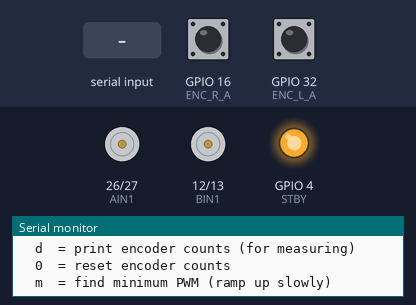
The sketch below on a simulated ESP32. Parts: motor-driver pin pairs drawn as motors (green arrow = first pin HIGH = forward, orange = second pin HIGH = backward, longer = more drive, scaled by the enable pin, stopped while the standby pin is LOW), output pins drawn as LEDs (lit = HIGH), the last lines printed to the serial monitor. The test bench sets the inputs (shaded band); at power-on: GPIO 16 (ENC_R_A) HIGH, GPIO 32 (ENC_L_A) HIGH.

Above: at 1.7 s.
1.8 s: "m" received over Serial
At 5.95 s:
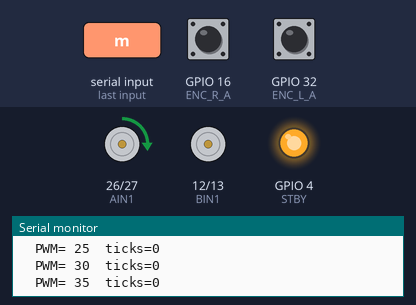
7.8 s: "f" received over Serial
At 9.95 s:
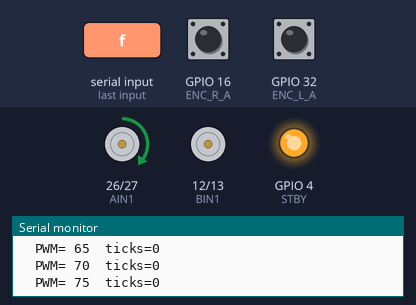
10.8 s: "l" received over Serial
13.8 s: "r" received over Serial
At 19.6 s:
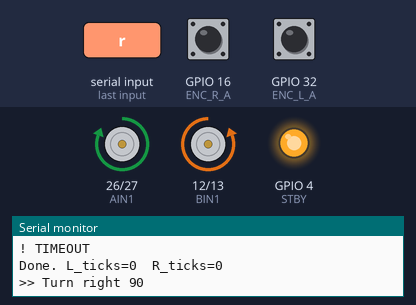
Timing chart, 0 to 22.8 s (numbered marks = the images above; inputs shaded):
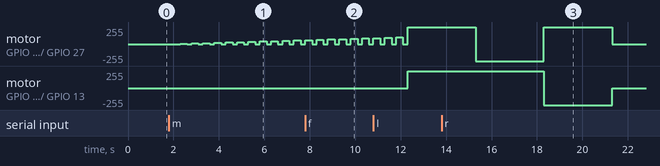

The sketch:

pid_motor_control.ino
```cpp
/*
 * ================================================================
 *  MOTOR TEST SKETCH — Standalone for calibrating & testing motors
 * ================================================================
 *  Upload this INSTEAD of floodfill.ino when you want to:
 *    1. Verify motors spin the correct direction
 *    2. Measure TICKS_PER_CELL (drive straight, read Serial)
 *    3. Measure TICKS_PER_90_DEG (spin in place, read Serial)
 *    4. Tune PID constants (Kp, Ki, Kd)
 *    5. Find MOTOR_MIN_PWM (smallest PWM that moves the wheel)
 *
 *  !! Do NOT upload this together with floodfill.ino — they each
 *     have their own setup()/loop(). Use one at a time. !!
 * ================================================================
 */

#include <Arduino.h>

// --- TB6612FNG Motor Driver Pins (match your wiring) ---
const int PWMA = 25;
const int AIN1 = 26;
const int AIN2 = 27;
const int PWMB = 14;
const int BIN1 = 12;
const int BIN2 = 13;
const int STBY = 4;   // *** ADJUST to your wiring ***

// --- Encoder Pins (Quadrature A+B) ---
const int ENC_L_A = 32;
const int ENC_L_B = 33;
const int ENC_R_A = 16;
const int ENC_R_B = 17;

// --- LEDC PWM Config ---
const int PWM_FREQ       = 20000;
const int PWM_RESOLUTION = 8;
// (ESP32 Core 3.x: ledcAttach takes pin directly, no channel needed)

// --- Encoder Counters ---
volatile long countLeft  = 0;
volatile long countRight = 0;

// --- PID Constants (TUNE THESE!) ---
float Kp = 2.0;
float Ki = 0.02;
float Kd = 0.8;

// --- Calibration targets (fill in after measuring) ---
const long TICKS_PER_CELL   = 360;  // Example — measure yours
const long TICKS_PER_90_DEG = 190;  // Example — measure yours
const int  MOTOR_MIN_PWM    = 45;   // Minimum PWM that moves wheels

// --- Safety timeout (ms) ---
const unsigned long MOVE_TIMEOUT_MS = 3000;

// ================================================================
//  ISRs — Quadrature direction detection
// ================================================================
void IRAM_ATTR isrLeft()  { countLeft  += digitalRead(ENC_L_B) ? -1 : 1; }
void IRAM_ATTR isrRight() { countRight += digitalRead(ENC_R_B) ? -1 : 1; }

// ================================================================
//  SETUP
// ================================================================
void setup() {
    Serial.begin(115200);
    delay(500);
    Serial.println("=== Motor Test Sketch ===");

    // Motor driver
    pinMode(AIN1, OUTPUT); pinMode(AIN2, OUTPUT);
    pinMode(BIN1, OUTPUT); pinMode(BIN2, OUTPUT);
    pinMode(STBY, OUTPUT);
    digitalWrite(STBY, HIGH); // Enable TB6612FNG

    // LEDC PWM (Core 3.x API)
    ledcAttach(PWMA, PWM_FREQ, PWM_RESOLUTION);
    ledcAttach(PWMB, PWM_FREQ, PWM_RESOLUTION);

    // Encoders
    pinMode(ENC_L_A, INPUT_PULLUP);
    pinMode(ENC_L_B, INPUT_PULLUP);
    pinMode(ENC_R_A, INPUT_PULLUP);
    pinMode(ENC_R_B, INPUT_PULLUP);
    attachInterrupt(digitalPinToInterrupt(ENC_L_A), isrLeft,  RISING);
    attachInterrupt(digitalPinToInterrupt(ENC_R_A), isrRight, RISING);

    Serial.println("Type a command in Serial Monitor:");
    Serial.println("  f  = drive forward one cell");
    Serial.println("  l  = turn left 90");
    Serial.println("  r  = turn right 90");
    Serial.println("  d  = print encoder counts (for measuring)");
    Serial.println("  0  = reset encoder counts");
    Serial.println("  m  = find minimum PWM (ramp up slowly)");
}

// ================================================================
//  MOTOR HELPERS
// ================================================================
void setMotorLeft(int speed) {
    if (speed > 0) {
        digitalWrite(AIN1, HIGH); digitalWrite(AIN2, LOW);
    } else if (speed < 0) {
        digitalWrite(AIN1, LOW);  digitalWrite(AIN2, HIGH);
        speed = -speed;
    } else {
        digitalWrite(AIN1, LOW);  digitalWrite(AIN2, LOW);
    }
    if (speed > 0 && speed < MOTOR_MIN_PWM) speed = MOTOR_MIN_PWM;
    speed = constrain(speed, 0, 255);
    ledcWrite(PWMA, speed);
}

void setMotorRight(int speed) {
    if (speed > 0) {
        digitalWrite(BIN1, HIGH); digitalWrite(BIN2, LOW);
    } else if (speed < 0) {
        digitalWrite(BIN1, LOW);  digitalWrite(BIN2, HIGH);
        speed = -speed;
    } else {
        digitalWrite(BIN1, LOW);  digitalWrite(BIN2, LOW);
    }
    if (speed > 0 && speed < MOTOR_MIN_PWM) speed = MOTOR_MIN_PWM;
    speed = constrain(speed, 0, 255);
    ledcWrite(PWMB, speed);
}

void stopMotors() {
    setMotorLeft(0);
    setMotorRight(0);
}

// ================================================================
//  PID MOVEMENT
// ================================================================
void moveWithPID(long targetL, long targetR) {
    countLeft = 0;
    countRight = 0;

    long errL = 0, errR = 0;
    long lastErrL = 0, lastErrR = 0;
    long intL = 0, intR = 0;
    unsigned long t0 = millis();

    while (abs(targetL - countLeft) > 3 || abs(targetR - countRight) > 3) {
        if (millis() - t0 > MOVE_TIMEOUT_MS) {
            Serial.println("! TIMEOUT");
            break;
        }

        errL = targetL - countLeft;
        errR = targetR - countRight;

        intL = constrain(intL + errL, -1000L, 1000L);
        intR = constrain(intR + errR, -1000L, 1000L);

        long dL = errL - lastErrL;
        long dR = errR - lastErrR;

        int spdL = (int)(Kp * errL + Ki * intL + Kd * dL);
        int spdR = (int)(Kp * errR + Ki * intR + Kd * dR);

        setMotorLeft(spdL);
        setMotorRight(spdR);

        lastErrL = errL;
        lastErrR = errR;
        delay(10);
    }
    stopMotors();

    Serial.printf("Done. L_ticks=%ld  R_ticks=%ld\n", countLeft, countRight);
}

void moveForwardOneCell() { moveWithPID(TICKS_PER_CELL, TICKS_PER_CELL); }
void turnLeft90()         { moveWithPID(-TICKS_PER_90_DEG, TICKS_PER_90_DEG); }
void turnRight90()        { moveWithPID(TICKS_PER_90_DEG, -TICKS_PER_90_DEG); }

// ================================================================
//  FIND MINIMUM PWM (Motor Dead-Zone Finder)
// ================================================================
void findMinPWM() {
    Serial.println("Ramping left motor PWM from 0 to 100...");
    for (int pwm = 0; pwm <= 100; pwm += 5) {
        countLeft = 0;
        digitalWrite(AIN1, HIGH); digitalWrite(AIN2, LOW);
        ledcWrite(PWMA, pwm);
        delay(300);
        ledcWrite(PWMA, 0);
        Serial.printf("  PWM=%3d  ticks=%ld\n", pwm, countLeft);
        delay(200);
    }
    stopMotors();
    Serial.println("Done. Use the first PWM that gave ticks > 0 as MOTOR_MIN_PWM.");
}

// ================================================================
//  LOOP — Serial command interface
// ================================================================
void loop() {
    if (Serial.available()) {
        char cmd = Serial.read();
        switch (cmd) {
            case 'f':
                Serial.println(">> Forward one cell");
                moveForwardOneCell();
                break;
            case 'l':
                Serial.println(">> Turn left 90");
                turnLeft90();
                break;
            case 'r':
                Serial.println(">> Turn right 90");
                turnRight90();
                break;
            case 'd':
                Serial.printf("Encoders  L=%ld  R=%ld\n", countLeft, countRight);
                break;
            case '0':
                countLeft = 0; countRight = 0;
                Serial.println("Encoders reset.");
                break;
            case 'm':
                findMinPWM();
                break;
        }
    }
}
```

Measured:
- after the input at 13.8 s, motor on GPIO 12 (BIN1) / GPIO 13 (BIN2): forward 255/255 → backward 255/255 after 4.5 s, → stopped 3.0 s later
